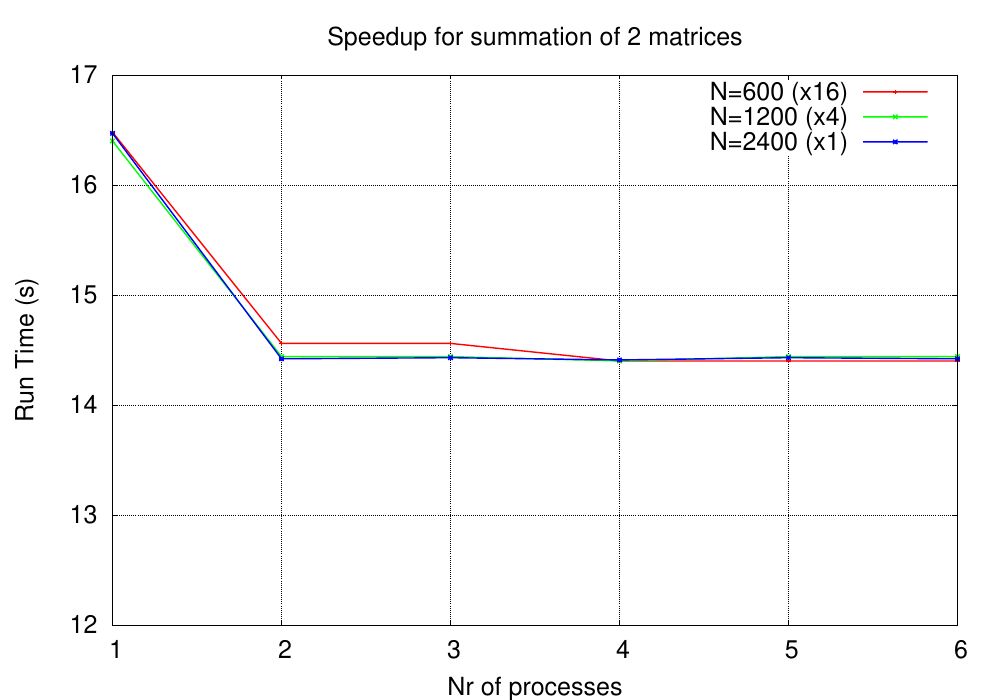

Generate this figure with gnuplot:
set grid
set key
#set logscale y
set title "Speedup for summation of 2 matrices"
set xtics 
set ytics
#set ytics (1,10,100,1000,10000,100000)
set xlabel "Nr of processes"
set ylabel "Run Time (s)"
set output
set terminal X11
set yrange [12:17]
plot 'msum_N600.dat'  using 1:($2* 16) title "N=600 (x16)" with linespoints linewidth 4, \
     'msum_N1200.dat' using 1:($2*  4) title "N=1200 (x4)" with linespoints linewidth 4, \
     'msum_N2400.dat' using 1:($2*  1) title "N=2400 (x1)" with linespoints linewidth 4
set terminal postscript eps color solid "Helvetica" 36
set size 2.0,2.0
set output 'msumresult.eps'
replot
